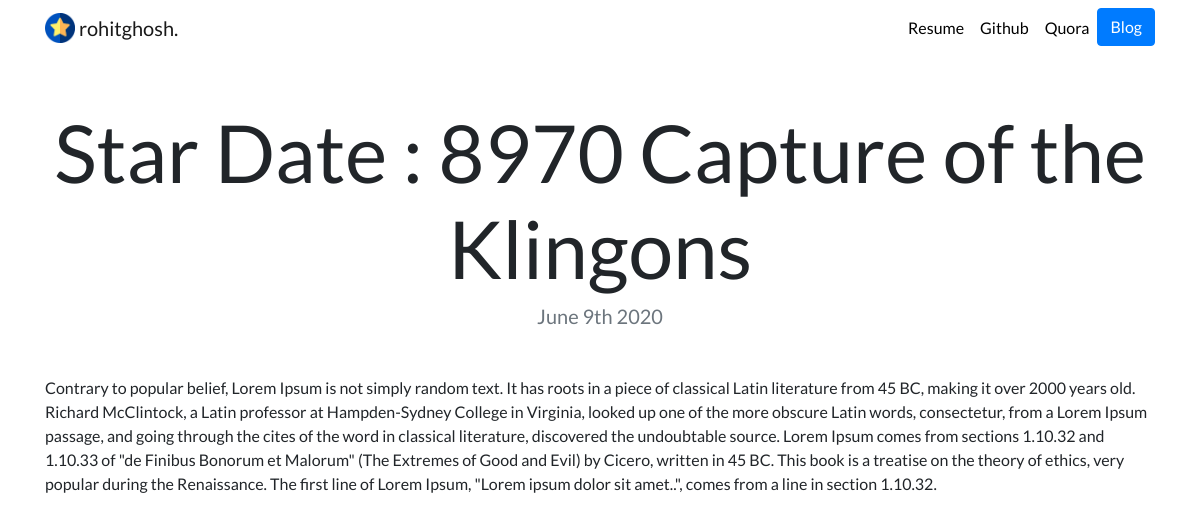
The app's page /blog/4/ with its own data.
### blog/models.py (models this page shows, shortened)
class blog(models.Model):
    title = models.CharField(max_length = 100)
    description = models.TextField()
    date = models.DateField()

### blog/views.py (the view)
# urls.py: path('<int:blog_id>/', views.detail, name= 'detail'),
def detail(request, blog_id):
    blogs = get_object_or_404(blog, pk=blog_id)
    return render (request, 'blogs/detail.html',{'blogs':blogs})

### blog/templates/blogs/detail.html
{% extends "portfolio/base.html" %}
{% load static %}
{% block content %}
<h1 class="text-center mt-5" id="blogdetailtitle">{{ blogs.title }}</h1>
<h5 class="text-center text-muted mb-5">{{ blogs.date|date:'F jS Y' }}</h5>
{{ blogs.description|safe }}
{% endblock %}

### portfolio/static/portfolio/custom.css (style rules this page uses)
body { font-family: 'Lato', sans-serif; }
@media (min-width: 992px) { #blogdetailtitle { font-size: 5rem; } }

### records on screen
blog: title "Star Date : 8970 Capture of the Klingons", date "June 9th 2020", description "Contrary to popular belief, Lorem Ipsum is not simply random text. It has roots in a piece of classical Latin literature from 45 BC, making it over 2000 years old. Richard McClintock, a Latin professor at Hampden-Sydney College in Virginia, looked up one of the more obscure Latin words, consectetur, from a Lorem Ipsum passage, and going through the cites of the word in classical literature, discovered the undoubtable source. Lorem Ipsum comes from sections 1.10.32 and 1.10.33 of \"de Finibus Bonorum et Malorum\" (The Extremes of Good and Evil) by Cicero, written in 45 BC. This book is a treatise on the theory of ethics, very popular during the Renaissance. The first line of Lorem Ipsum,…"
